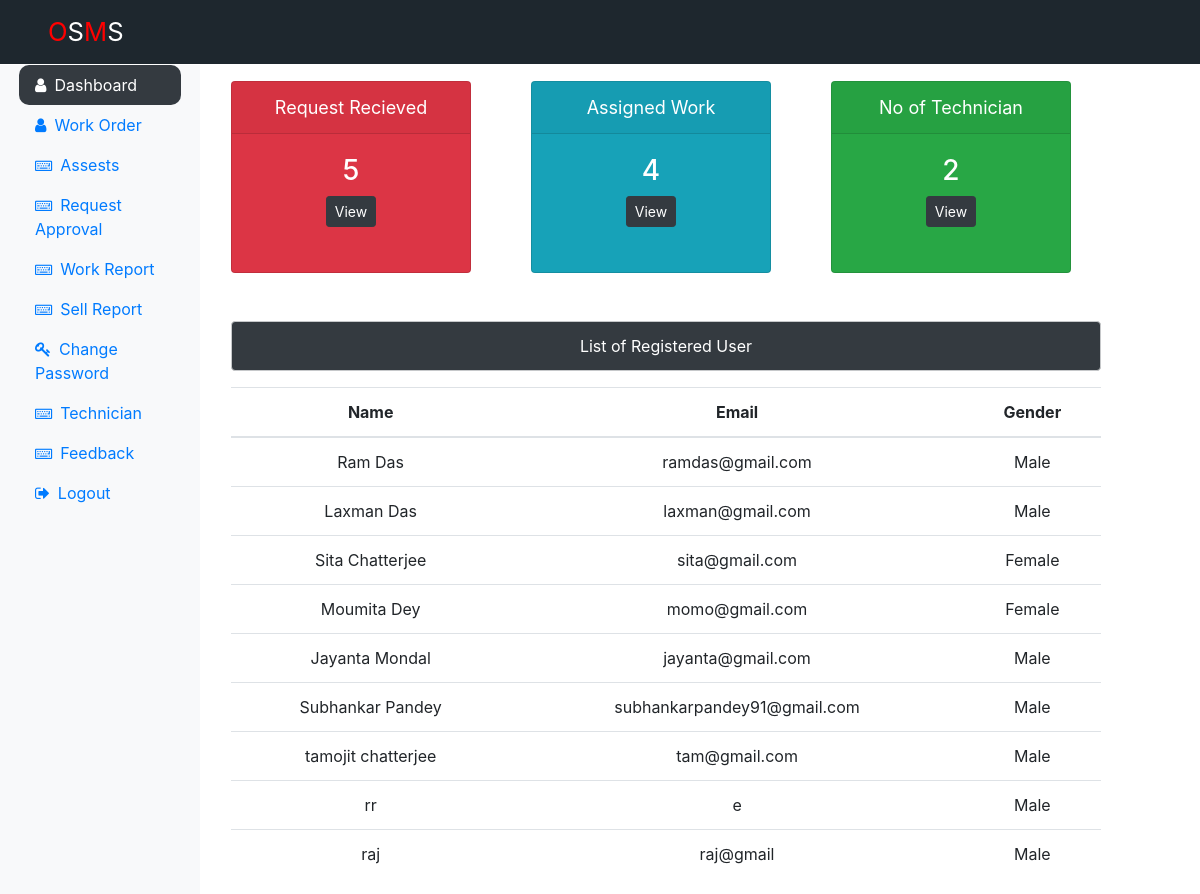
Page /Admin/dashboard.php (signed in) on the committed database.
### tables this page shows
CREATE TABLE `userregistration_tb` (
  `rId` int(10) NOT NULL,
  `rName` varchar(60) NOT NULL,
  `rEmail` varchar(60) NOT NULL,
  `rPass` varchar(60) NOT NULL,
  `rConPass` varchar(60) NOT NULL,
  `rGender` varchar(60) NOT NULL,
  `rImage` varchar(255) NOT NULL
);

### Admin/dashboard.php (the view, shortened to what this page needs)
<?php
include('../dbconnection.php');
?>
<?php
$sql="SELECT *FROM submitrequest_tb";
$result=mysqli_query($conn,$sql);
$count1=mysqli_num_rows($result);
?>
<?php
$sql="SELECT *FROM assignwork_tb";
$result=mysqli_query($conn,$sql);
$count2=mysqli_num_rows($result);
?>
<?php
$sql="SELECT *FROM technician_tb";
$result=mysqli_query($conn,$sql);
$count3=mysqli_num_rows($result);
?>
<!doctype html>
<html lang="en">
<head>
<link rel="stylesheet" href="https://stackpath.bootstrapcdn.com/bootstrap/4.5.2/css/bootstrap.min.css">
<link rel="stylesheet" href="https://cdnjs.cloudflare.com/ajax/libs/font-awesome/4.7.0/css/font-awesome.min.css">
<link rel="stylesheet" href="../style.css">
</head>
<body>
<div class="navbar navbar-expand-md navbar-dark fixed-top pl-5"
style="background-color:#1e272e;">
<a href="index.php" class="navbar-brand">
<span class="brand">O</span>S<span class="brand">M</span>S</a>
</div>
<div class="container-fluid" style="margin-top:65px;">
<div class="row">
<div class="col-md-2 bg-light sidebar">
<ul class="nav flex-column px-1">
<li class="nav-item"><a href="dashboard.php" class="nav-link text-white bg-dark active" style="border-radius:10px;">
<i class="fa fa-user mr-2"></i>Dashboard</a></li>
<li class="nav-item"><a href="workorder.php" class="nav-link">
<i class="fa fa-user mr-2"></i>Work Order</a></li>
<li class="nav-item"><a href="assests.php" class="nav-link">
<i class="fa fa-keyboard-o mr-2"></i>Assests</a></li>
<li class="nav-item"><a href="requestapproval.php" class="nav-link">
<i class="fa fa-keyboard-o mr-2"></i>Request Approval</a></li>
<li class="nav-item"><a href="workreport.php" class="nav-link">
<i class="fa fa-keyboard-o mr-2"></i>Work Report</a></li>
<li class="nav-item"><a href="sellreport.php" class="nav-link">
<i class="fa fa-keyboard-o mr-2"></i>Sell Report</a></li>
<li class="nav-item"><a href="adminpasschange.php" class="nav-link">
<i class="fa fa-key mr-2"></i>Change Password</a></li>
<li class="nav-item"><a href="technician.php" class="nav-link">
<i class="fa fa-keyboard-o mr-2"></i>Technician</a></li>
<li class="nav-item"><a href="feedbackstore.php" class="nav-link">
<i class="fa fa-keyboard-o mr-2"></i>Feedback</a></li>
<li class="nav-item"><a href="../logout.php" class="nav-link">
<i class="fa fa-sign-out mr-2"></i>Logout</a></li>
</ul>
</div>
<div class="col-md-9 mt-2 ml-3">
<div class="row text-center">
<div class="col-sm-4 mt-2">
<div class="card bg-danger text-white" style="width:15rem; height:12rem;">
<div class="card-header">
<small class="card-text" style="font-size:18px;">Request Recieved</small>
</div>
<div class="card-body">
<h3><?php echo $count1;?></h3>
<a href="requestapproval.php" class="btn btn-dark btn btn-sm" value="View">View</a>
</div>
</div>
</div>
<div class="col-md-4 mt-2">
<div class="card bg-info text-white" style="width:15rem; height:12rem;">
<div class="card-header">
<small class="card-text" style="font-size:18px;">Assigned Work</small>
</div>
<div class="card-body">
<h3><?php echo $count2;?></h3>
<a href="workorder.php" class="btn btn-dark btn btn-sm" value="View">View</a>
</div>
</div>
</div>
<div class="col-md-4 mt-2">
<div class="card bg-success text-white" style="width:15rem; height:12rem;">
<div class="card-header">
<small class="card-text" style="font-size:18px;">No of Technician</small>
</div>
<div class="card-body">
<h3><?php echo $count3;?></h3>
<a href="technician.php" class="btn btn-dark btn btn-sm" value="View">View</a>
</div>
</div>
</div>
</div>
<div class="row">
<div class="col-md-12 mt-5 ml-0">
<p class="alert alert-dark bg-dark text-white text-center" style="font-size:16px;">List of Registered User</p>
<?php
$sql="SELECT rName,rEmail,rGender FROM userregistration_tb";
$result=mysqli_query($conn,$sql);
if(mysqli_num_rows($result)>0)
{
echo'<table class="table table-border">';
echo'<tr>';
echo'<thead class="text-center">';
echo"<th>Name</th>";
echo"<th>Email</th>";
echo"<th>Gender</th>";
echo"</thead>";
echo"</tr>";
echo"<tbody>";
while($row=mysqli_fetch_assoc($result))
{
echo'<tr class="text-center">';
echo"<small><td>".$row['rName']."</td></small>";
echo"<td>".$row['rEmail']."</td>";
echo"<td>".$row['rGender']."</td>";
echo"</tr>";
}
echo"</tbody>";
}
else
{
$msg='<div class="alert alert-warning mt-2 text-center>Data Not Found</div>';
}
?>
</div>
</div>
</div>
</div>
</div>
</body>
</html>

### style.css (style rules this page uses)
.navbar-brand { font-size:1.6em; }
.brand { color:red; }

### rows in the picture
userregistration_tb: rName "Ram Das", rEmail "ramdas@gmail.com", rGender "Male"
userregistration_tb: rName "Laxman Das", rEmail "laxman@gmail.com", rGender "Male"
userregistration_tb: rName "Sita Chatterjee", rEmail "sita@gmail.com", rGender "Female"
userregistration_tb: rName "Moumita Dey", rEmail "momo@gmail.com", rGender "Female"
userregistration_tb: rName "Jayanta Mondal", rEmail "jayanta@gmail.com", rGender "Male"
userregistration_tb: rName "Subhankar Pandey", rEmail "subhankarpandey91@gmail.com", rGender "Male"
userregistration_tb: rName "tamojit chatterjee", rEmail "tam@gmail.com", rGender "Male"
userregistration_tb: rName "rr", rEmail "e", rGender "Male"
userregistration_tb: rName "raj", rEmail "raj@gmail", rGender "Male"

### other values in the picture
$count1 "5"
$count2 "4"
$count3 "2"
